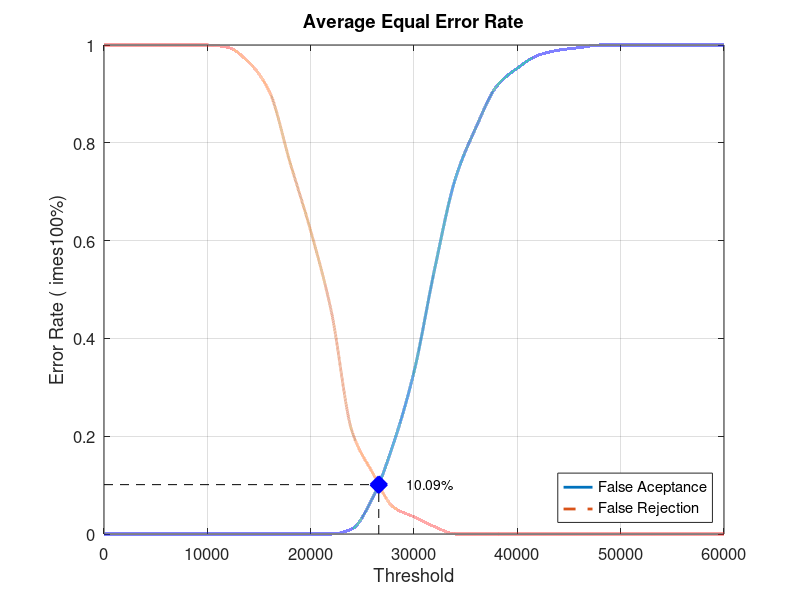
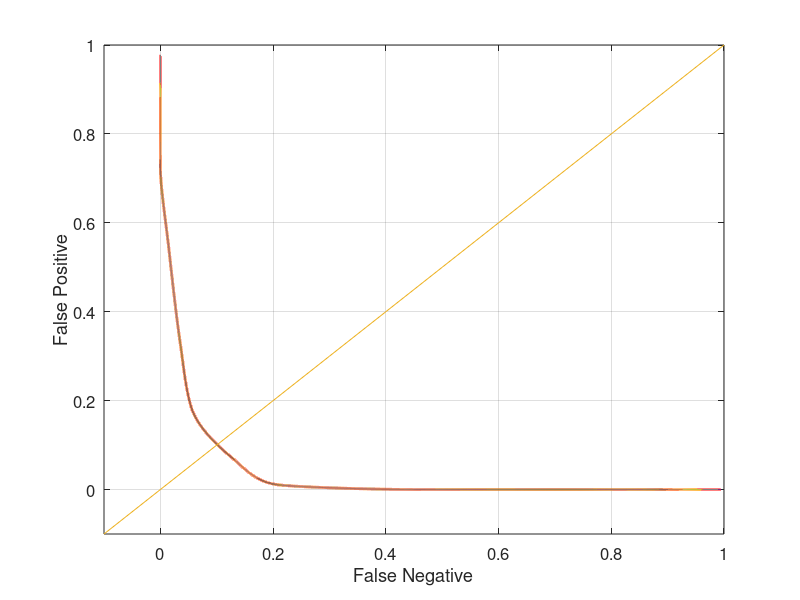

The MATLAB script that drew these images, in order:
close all;
clear;
clc;
x = 0:2000:60000;
xq = 0:0.5:60000;

y0 = [0 0 0 0 0 0 0 0 0 0 0 0 0.0105263 0.0736842 0.184211 0.331579 0.542105 0.726316 0.831579 0.915789 0.952632 0.978947 0.989474 0.994737 1 1 1 1 1 1 1]
yy0 = interp1(x, y0, xq, 'pchip');
y1 = [1 1 1 1 1 1 0.995 0.965 0.905 0.76 0.62 0.455 0.21 0.125 0.055 0.035 0.015 0 0 0 0 0 0 0 0 0 0 0 0 0 0]
yy1 = interp1(x, y1, xq, 'pchip');

% Calculating EER: 
y2 = abs(y0 - y1);
find(y2 == min(y2))
yy2 = abs(yy0 - yy1);
xEER = find(yy2 == min(yy2));
xEERIndex = xq(xEER) % X-axis EER
yEER = yy0(xEER) % Y-axis EER

main = figure
plot(xq, yy0,'-','LineWidth', 2);	hold on
plot(xq, yy1,'--','LineWidth', 2);	hold on
plot([xEERIndex xEERIndex], [0 yEER], 'k--');	hold on
plot([0 xEERIndex], [yEER yEER], 'k--');	hold on
plot(xEERIndex, yEER, 'bx', 'LineWidth', 10);	hold on
text(xEERIndex + 10 * xEERIndex / 100, yEER, [num2str(round((10000 * yEER)) / 100) '%'])
legend('False Aceptance', 'False Rejection', 'Location', 'SouthEast')
xlabel('Threshold')
ylabel('Error Rate (	imes100%)')
title('Average Equal Error Rate')
set(gca, 'FontSize', 12)
axis([0 60000 0 1])
grid on

print(main, 'Database4_1Main', '-dpng');
FNRxFPR = figure('Color', [1 1 1]);
plot(yy1, yy0, '-', yy1, yy0, 'LineWidth', 2);
hold on
y = -0.1:0.1:1
plot(y, y); 
set(gca, 'FontSize', 12)
xlabel('False Negative')
ylabel('False Positive')
axis([-0.1 1 -0.1 1])
set(gca, 'FontSize', 12)
grid on

print(FNRxFPR, 'Database4_1FNRxFPR','-dpng');
